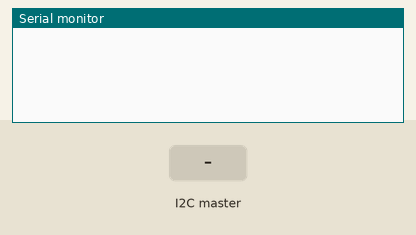
This sketch was run on a simulated Arduino Uno, built with avr-gcc and run on an emulated ATmega328P. Shown: the last lines printed to the serial monitor. The test bench sets the inputs (shaded band).

Above: at 1.2 s.
1.3 s: the I2C master sends the byte 1
At 1.8 s:
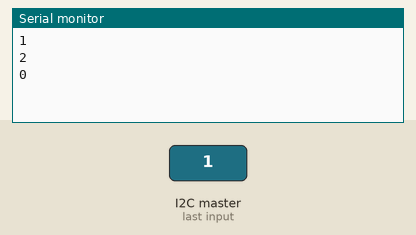
2.8 s: the I2C master sends the byte 90
At 4.1 s:
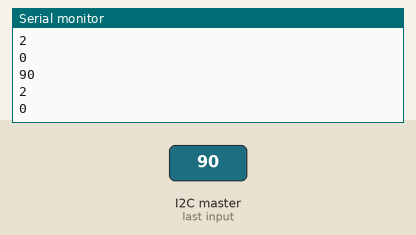
Timing chart, 0 to 5.8 s (numbered marks = the images above; inputs shaded):
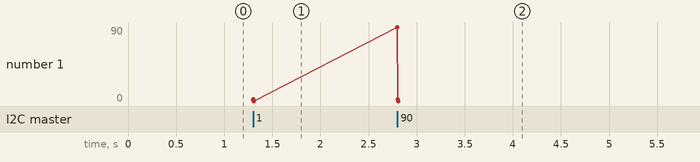

Measured:
- after the input at 1.3 s, the serial monitor: prints a new line at once (image 1)
- after the input at 2.8 s, the serial monitor: prints a new line at once (image 2)

The sketch:

main.ino
```cpp
#include<Wire.h>
#define SLAVE_ADDR 9
#define MASTER 6
byte arr2[]={};;
byte arr1[]={232,0,0};
void setup()
{
  Wire.begin(SLAVE_ADDR);
  //Wire.onRequest(requestEvent);
  Wire.onReceive(receiveEvent);
  Serial.begin(9600);

  // put your setup code here, to run once:

}
void receiveEvent()
{
  int u = 0;
  while(0<Wire.available())
  {

    byte x= Wire.read();
    arr2[u]=x;
    u=u+1;
  }
  Serial.println(arr2[0]);
  Serial.println(arr2[1]);
  Serial.println(arr2[2]);
}
//void requestEvent()
//{
  //byte response[ANSWERSIZE];
  //for(byte i=0;i<ANSWERSIZE;i++)
  //{
    //response[i]=(byte)answer.charAt(i);
  //}
  //Wire.write(response,sizeof(response));
//}

void loop()
{
  int i = 0;
  while(0<Wire.available())
  {
    if( arr1[i]!=arr2[i])
  {
    Wire.beginTransmission(MASTER);
    Wire.write(13);
    Wire.write(14);
    Wire.write(15);
    Wire.endTransmission();
  }

  delay(2000);
}
}
  // put your main code here, to run repeatedly:
```
